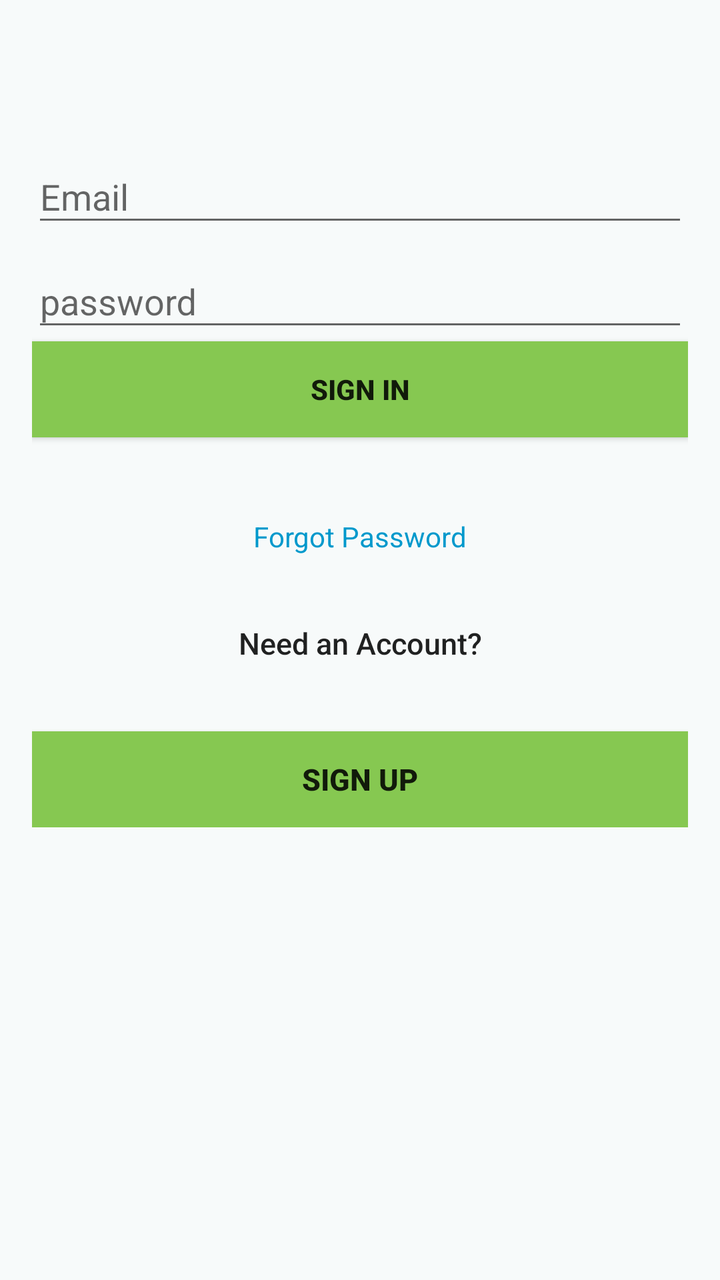
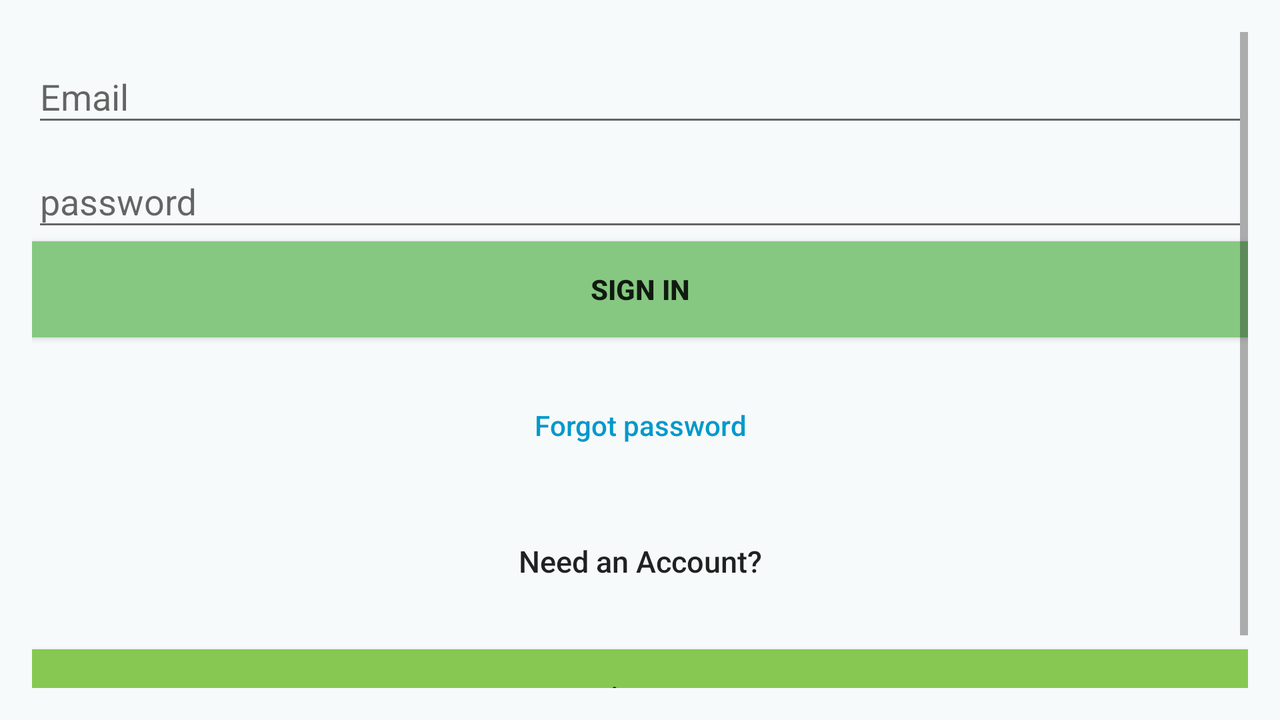

First picture: res/layout/ on a phone held upright. Second picture: the repository's own variant of that layout, on a device whose configuration matches the variant's folder. Source for both follows.
<!-- AndroidManifest.xml: application theme AppTheme -->
<!-- res/layout/activity_login.xml -->
<?xml version="1.0" encoding="utf-8"?>
<LinearLayout xmlns:android="http://schemas.android.com/apk/res/android"
    xmlns:app="http://schemas.android.com/apk/res-auto"
    xmlns:tools="http://schemas.android.com/tools"
    android:layout_width="match_parent"
    android:layout_height="match_parent"
    android:gravity="center_horizontal"
    android:orientation="vertical"
    android:id="@+id/parent"

    android:paddingLeft="16dp"
    android:paddingRight="16dp"
    android:paddingTop="16dp"
    android:paddingBottom="16dp"
    android:background="@color/colorWhite"
    tools:context=".LoginActivity">

    <ProgressBar
        android:id="@+id/loginProgress"
        android:layout_width="wrap_content"
        android:layout_height="wrap_content"

        style="@style/Widget.AppCompat.ProgressBar"

        android:visibility="gone" />
    <ScrollView
        android:layout_width="match_parent"
        android:layout_height="match_parent"
        android:id="@+id/loginForm">

        <LinearLayout
            android:layout_width="match_parent"
            android:layout_height="wrap_content"
            android:layout_marginTop="50dp"
            android:id="@+id/emailLoginForm"

            android:orientation="vertical">

            <com.google.android.material.textfield.TextInputLayout
                android:layout_width="match_parent"
                android:layout_height="wrap_content">

                <EditText
                    android:layout_width="match_parent"
                    android:layout_height="wrap_content"
                    android:hint="Email"
                    android:id="@+id/email"
                    android:imeActionLabel="Sign in"
                    android:imeOptions="actionUnspecified"
                    android:inputType="textEmailAddress"
                    android:maxLines="1"
                    android:textColor="@android:color/holo_blue_dark"
                    android:singleLine="true"/>

            </com.google.android.material.textfield.TextInputLayout>

            <com.google.android.material.textfield.TextInputLayout
                android:layout_width="match_parent"
                android:layout_height="wrap_content">

                <EditText
                    android:layout_width="match_parent"
                    android:layout_height="wrap_content"
                    android:hint="password"
                    android:id="@+id/login_password"
                    android:imeActionLabel="Sign in"
                    android:imeOptions="actionUnspecified"
                    android:inputType="textPassword"
                    android:maxLines="1"
                    android:textColor="@android:color/holo_blue_dark"
                    android:singleLine="true"/>

            </com.google.android.material.textfield.TextInputLayout>

            <Button
                android:layout_width="match_parent"
                android:layout_height="wrap_content"
                android:onClick="Login"
                android:text="Sign in"
                android:background="#86C851"
                android:textStyle="bold"/>

            <RelativeLayout
                android:layout_width="match_parent"
                android:layout_height="match_parent"
                android:layout_marginTop="20dip">

                <TextView
                    android:id="@+id/btn_reset_password"
                    android:layout_width="wrap_content"
                    android:layout_height="wrap_content"
                    android:layout_marginTop="20dip"

                    android:layout_centerHorizontal="true"
                    android:onClick="reset"
                    android:background="@null"
                    android:text="Forgot Password"
                    android:textAllCaps="false"
                    android:textColor="@android:color/holo_blue_dark" />
            </RelativeLayout>


            <Button
                android:layout_width="match_parent"
                android:layout_height="wrap_content"
                android:layout_marginTop="20dip"

                android:background="@null"

                android:text="Need an Account?"
                android:textAllCaps="false"
                android:textSize="15sp" />
            <Button
                android:layout_width="fill_parent"
                android:layout_height="wrap_content"
                android:layout_marginTop="20dip"
                android:background="#86C851"
                android:onClick="redirectToSignUpPage"
                android:text="sign up"
                android:textStyle="bold"
                android:textSize="15sp" />

            

        </LinearLayout>

    </ScrollView>

</LinearLayout>
<!-- resources referenced by this layout -->
<resources>
  <color name="colorWhite">#f7fafa</color>
  <style name="AppTheme" parent="Theme.AppCompat.Light.DarkActionBar">
          
          <item name="colorPrimary">@color/colorPrimary</item>
          <item name="colorPrimaryDark">@color/colorPrimaryDark</item>
          <item name="colorAccent">@color/colorAccent</item>
  
  
      </style>
  <color name="colorPrimary">#008577</color>
  <color name="colorPrimaryDark">#00574B</color>
  <color name="colorAccent">#D81B60</color>
</resources>
<!-- res/layout-land/activity_login.xml (the author's variant of the layout above) -->
<!-- drawn on the phone turned sideways -->
<?xml version="1.0" encoding="utf-8"?>
<LinearLayout xmlns:android="http://schemas.android.com/apk/res/android"
    xmlns:app="http://schemas.android.com/apk/res-auto"
    xmlns:tools="http://schemas.android.com/tools"
    android:layout_width="match_parent"
    android:layout_height="match_parent"
    android:gravity="center_horizontal"
    android:orientation="vertical"
    android:paddingLeft="16dp"
    android:paddingRight="16dp"
    android:paddingTop="16dp"
    android:paddingBottom="16dp"
    android:background="@color/colorWhite"
    tools:context=".LoginActivity">

    <ProgressBar
        android:id="@+id/loginProgress"
        android:layout_width="13dp"
        android:layout_height="wrap_content"
        android:layout_marginBottom="8dp"
        android:visibility="gone" />
    <ScrollView
        android:layout_width="match_parent"
        android:layout_height="match_parent"
        android:id="@+id/loginForm">

        <LinearLayout
            android:layout_width="match_parent"
            android:layout_height="wrap_content"

            android:id="@+id/emailLoginForm"

            android:orientation="vertical">

            <com.google.android.material.textfield.TextInputLayout
                android:layout_width="match_parent"
                android:layout_height="wrap_content">

                <EditText
                    android:layout_width="match_parent"
                    android:layout_height="wrap_content"
                    android:hint="Email"
                    android:id="@+id/email"
                    android:imeActionLabel="Sign in"
                    android:imeOptions="actionUnspecified"
                    android:inputType="textEmailAddress"
                    android:maxLines="1"
                    android:textColor="@android:color/holo_blue_dark"
                    android:singleLine="true"/>

            </com.google.android.material.textfield.TextInputLayout>

            <com.google.android.material.textfield.TextInputLayout
                android:layout_width="match_parent"
                android:layout_height="wrap_content">

                <EditText
                    android:layout_width="match_parent"
                    android:layout_height="wrap_content"
                    android:hint="password"
                    android:id="@+id/login_password"
                    android:imeActionLabel="Sign in"
                    android:imeOptions="actionUnspecified"
                    android:inputType="textPassword"
                    android:maxLines="1"
                    android:textColor="@android:color/holo_blue_dark"
                    android:singleLine="true"/>

            </com.google.android.material.textfield.TextInputLayout>

            <Button
                android:layout_width="match_parent"
                android:layout_height="wrap_content"
                android:onClick="Login"
                android:text="Sign in"
                android:background="#86C881"
                android:textStyle="bold"/>



            <Button
                android:id="@+id/btn_reset_password"
                android:layout_width="fill_parent"
                android:layout_height="wrap_content"
                android:layout_marginTop="20dip"
                android:onClick="reset"
                android:background="@null"
                android:text="Forgot password"
                android:textAllCaps="false"
                android:textColor="@android:color/holo_blue_dark" />

            <Button
                android:layout_width="match_parent"
                android:layout_height="wrap_content"
                android:layout_marginTop="20dip"

                android:background="@null"

                android:text="Need an Account?"
                android:textAllCaps="false"
                android:textSize="15sp" />
            <Button
                android:layout_width="fill_parent"
                android:layout_height="wrap_content"
                android:layout_marginTop="20dip"
                android:background="#86C851"
                android:onClick="redirectToSignUpPage"
                android:text="signup"
                android:textAllCaps="false"
                android:textSize="15sp" />

            

        </LinearLayout>

    </ScrollView>

</LinearLayout>
